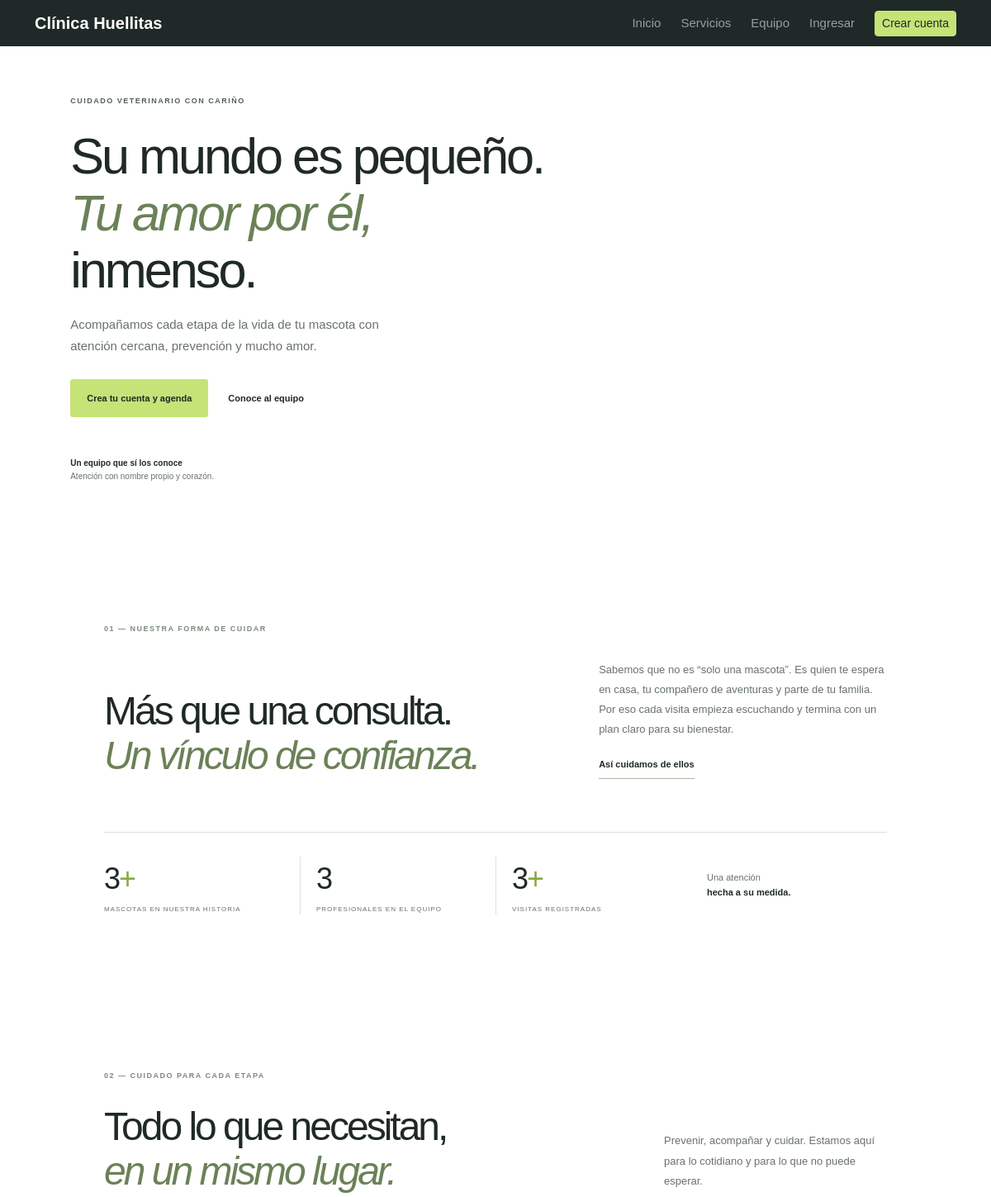
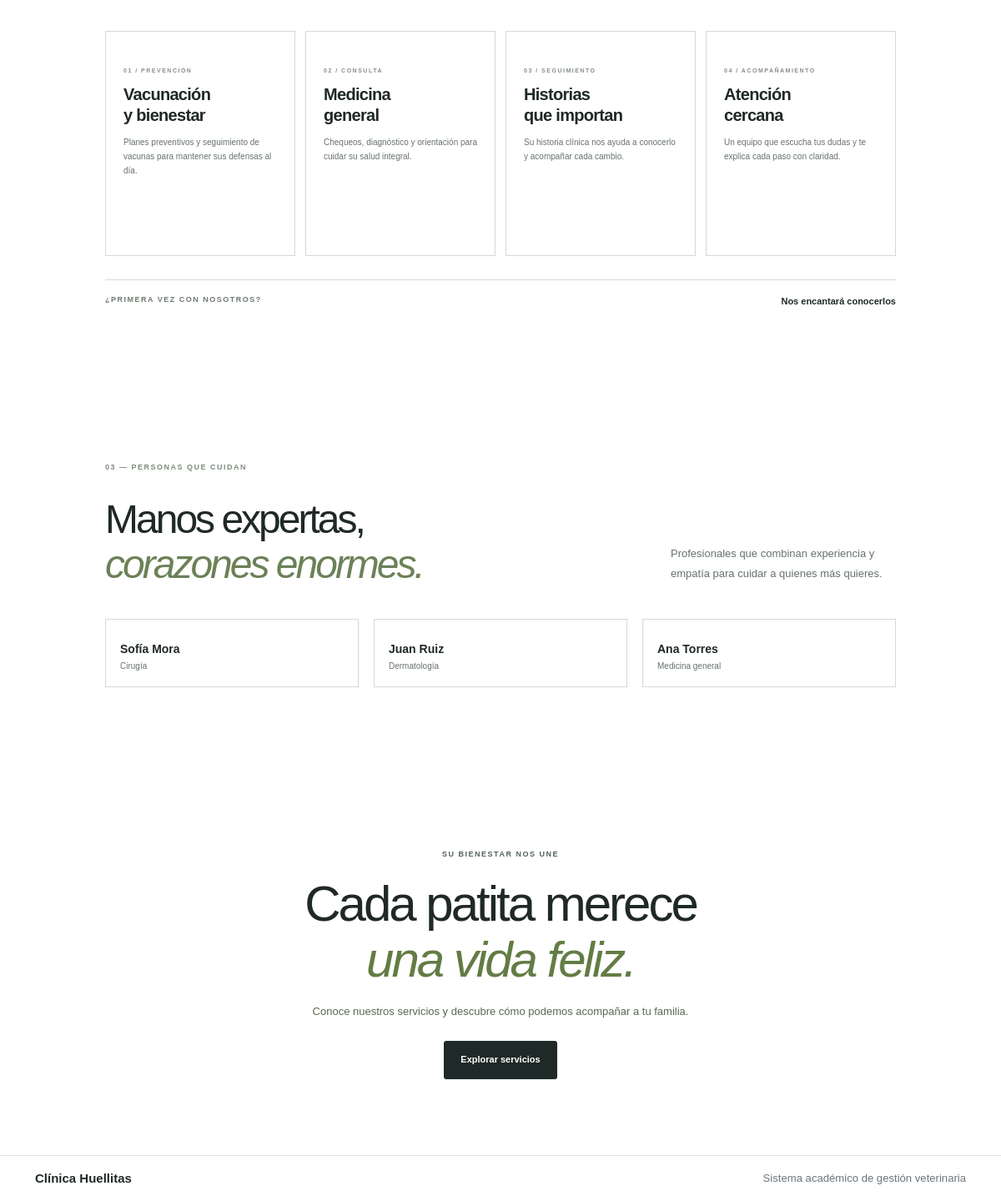
The page / on the database its author committed (2 pictures, top to bottom).
### apps/veterinarios/models.py (models this page shows, shortened)
class Veterinario(models.Model):
    veterinario_id = models.BigAutoField(primary_key=True, db_column='pk_veterinario_id')
    usuario = models.OneToOneField('auth.User', on_delete=models.SET_NULL, null=True, blank=True, related_name='perfil_veterinario', db_column='fk_usuario_id')
    nombres = models.CharField(max_length=80)
    apellidos = models.CharField(max_length=80)
    documento = models.CharField(max_length=20, unique=True)
    tarjeta_profesional = models.CharField(max_length=40, unique=True)
    telefono = models.CharField(max_length=20)
    correo = models.EmailField(unique=True)
    especialidad = models.CharField(max_length=80)
    activo = models.BooleanField(default=True)
    class Meta:
        db_table = 'tbl_veterinario'
        ordering = ['apellidos', 'nombres']
        verbose_name = 'veterinario'
        verbose_name_plural = 'veterinarios'

### config/views.py (the view)
# urls.py: path('', views.inicio, name='inicio'),
def inicio(request):
    veterinarios = Veterinario.objects.filter(activo=True)
    datos = {
        'mascotas_atendidas': Mascota.objects.count(),
        'citas_registradas': Cita.objects.count(),
        'veterinarios': veterinarios.order_by('apellidos', 'nombres')[:3],
        'total_veterinarios': veterinarios.count(),
    }
    return render(request, 'inicio.html', datos)

### config/context_processors.py (called while the page is built)
def portal_roles(request):
    user = request.user
    if not user.is_authenticated:
        return {'portal_es_personal': False}
    return {
        'portal_es_personal': user.is_staff or user.is_superuser or user.groups.filter(name__in=['Recepcionista', 'Veterinario']).exists(),
    }

### templates/inicio.html (shortened to what this page needs)
{% extends 'base.html' %}
{% block main_class %}container-fluid p-0{% endblock %}
{% block content %}
<section class="hero" id="inicio">
      <div class="hero-copy">
        <span class="eyebrow">CUIDADO VETERINARIO CON CARIÑO</span>
        <h1>Su mundo es pequeño.<br><em>Tu amor por él,</em><br>inmenso.</h1>
        <p class="hero-lead">Acompañamos cada etapa de la vida de tu mascota con atención cercana, prevención y mucho amor.</p>
        <div class="hero-actions">
          <a class="button button-green" href="{% if user.is_authenticated %}{% url 'nueva_cita' %}{% else %}{% url 'registrar' %}{% endif %}">{% if user.is_authenticated %}Solicitar una cita{% else %}Crea tu cuenta y agenda{% endif %} </a>
          <a class="text-link" href="#equipo">Conoce al equipo </a>
        </div>
        <div class="hero-proof"><p><strong>Un equipo que sí los conoce</strong><br>Atención con nombre propio y corazón.</p></div>
      </div>
    </section>
    <section class="intro section-pad" id="nosotros">
      <div class="section-kicker">01 — NUESTRA FORMA DE CUIDAR</div>
      <div class="intro-grid">
        <h2>Más que una consulta.<br><em>Un vínculo de confianza.</em></h2>
        <div class="intro-text"><p>Sabemos que no es “solo una mascota”. Es quien te espera en casa, tu compañero de aventuras y parte de tu familia. Por eso cada visita empieza escuchando y termina con un plan claro para su bienestar.</p><a class="under-link" href="#equipo">Así cuidamos de ellos </a></div>
      </div>
      <div class="stats-row">
        <div class="stat"><strong>{{ mascotas_atendidas|default:"0" }}<span>+</span></strong><small>MASCOTAS EN NUESTRA HISTORIA</small></div>
        <div class="stat"><strong>{{ total_veterinarios|default:"0" }}</strong><small>PROFESIONALES EN EL EQUIPO</small></div>
        <div class="stat"><strong>{{ citas_registradas|default:"0" }}<span>+</span></strong><small>VISITAS REGISTRADAS</small></div>
        <div class="stat stat-note"><p>Una atención<br><b>hecha a su medida.</b></p></div>
      </div>
    </section>
    <section class="services section-pad" id="servicios">
      <div class="section-kicker">02 — CUIDADO PARA CADA ETAPA</div>
      <div class="section-heading"><h2>Todo lo que necesitan,<br><em>en un mismo lugar.</em></h2><p>Prevenir, acompañar y cuidar. Estamos aquí para lo cotidiano y para lo que no puede esperar.</p></div>
      <div class="service-grid">
        <article class="service-card service-featured"><span class="service-index">01 / PREVENCIÓN</span><h3>Vacunación<br>y bienestar</h3><p>Planes preventivos y seguimiento de vacunas para mantener sus defensas al día.</p></article>
        <article class="service-card"><span class="service-index">02 / CONSULTA</span><h3>Medicina<br>general</h3><p>Chequeos, diagnóstico y orientación para cuidar su salud integral.</p></article>
        <article class="service-card"><span class="service-index">03 / SEGUIMIENTO</span><h3>Historias<br>que importan</h3><p>Su historia clínica nos ayuda a conocerlo y acompañar cada cambio.</p></article>
        <article class="service-card"><span class="service-index">04 / ACOMPAÑAMIENTO</span><h3>Atención<br>cercana</h3><p>Un equipo que escucha tus dudas y te explica cada paso con claridad.</p></article>
      </div>
      <div class="services-foot"><span>¿PRIMERA VEZ CON NOSOTROS?</span><span>Nos encantará conocerlos </span></div>
    </section>
    <section class="team section-pad" id="equipo">
      <div class="section-kicker">03 — PERSONAS QUE CUIDAN</div>
      <div class="section-heading team-heading"><h2>Manos expertas,<br><em>corazones enormes.</em></h2><p>Profesionales que combinan experiencia y empatía para cuidar a quienes más quieres.</p></div>
      {% if veterinarios %}
      <div class="team-grid">
        {% for veterinario in veterinarios %}
        <article class="team-card"><div class="team-info"><div><h3>{{ veterinario.nombres }} {{ veterinario.apellidos }}</h3><p>{{ veterinario.especialidad }}</p></div></div></article>
        {% endfor %}
      </div>
      {% else %}
      <div class="team-empty"><p>Nuestro equipo está listo para recibirte.<br><b>Pronto compartiremos más sobre quienes cuidan de ellos.</b></p></div>
      {% endif %}
    </section>
    <section class="closing section-pad">
      <span class="eyebrow">SU BIENESTAR NOS UNE</span>
      <h2>Cada patita merece<br><em>una vida feliz.</em></h2>
      <p>Conoce nuestros servicios y descubre cómo podemos acompañar a tu familia.</p>
      <a class="button button-dark" href="#servicios">Explorar servicios </a>
    </section>
{% endblock %}

### rows shown on the page
Veterinario: nombres "Sofía", apellidos "Mora", especialidad "Cirugía"
Veterinario: nombres "Juan", apellidos "Ruiz", especialidad "Dermatología"
Veterinario: nombres "Ana", apellidos "Torres", especialidad "Medicina general"

### other values the page prints
{{ mascotas_atendidas|default:"0" }} "3"
{{ total_veterinarios|default:"0" }} "3"
{{ citas_registradas|default:"0" }} "3"
